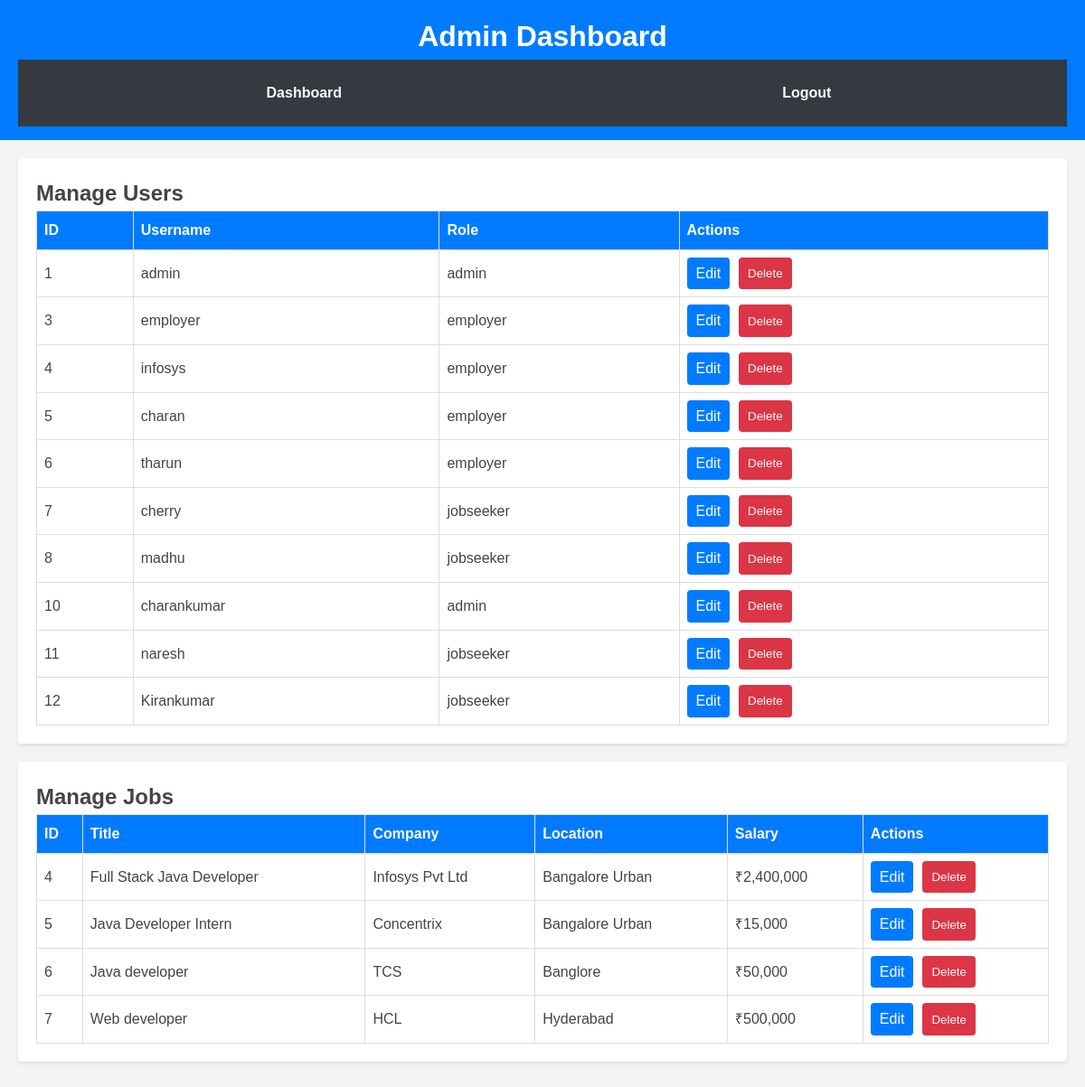
Page /admin_dashboard.php (signed in) on the committed database.
### tables this page shows
CREATE TABLE `users` (
  `id` int(11) NOT NULL,
  `username` varchar(50) NOT NULL,
  `password` varchar(255) NOT NULL,
  `email` varchar(100) NOT NULL,
  `role` enum('jobseeker','employer','admin') NOT NULL,
  `company_name` varchar(100) DEFAULT NULL,
  `resume` varchar(255) DEFAULT NULL,
  `created_at` timestamp NOT NULL DEFAULT current_timestamp(),
  `skills` varchar(255) DEFAULT NULL,
  `company_location` varchar(255) DEFAULT NULL
);

CREATE TABLE `jobs` (
  `id` int(11) NOT NULL,
  `title` varchar(255) NOT NULL,
  `description` text NOT NULL,
  `location` varchar(255) NOT NULL,
  `company` varchar(255) NOT NULL,
  `salary` decimal(10,2) NOT NULL,
  `posted_by` int(11) DEFAULT NULL
);

### admin_dashboard.php (the view, shortened to what this page needs)
<?php
require 'config.php';
$sql_users = "SELECT id, username, role FROM users";
$result_users = $conn->query($sql_users);
$users = [];
if ($result_users->num_rows > 0) {
    while ($row = $result_users->fetch_assoc()) {
        $users[] = $row;
    }
}
$sql_jobs = "SELECT id, title, company, location, salary FROM jobs";
$result_jobs = $conn->query($sql_jobs);
$jobs = [];
if ($result_jobs->num_rows > 0) {
    while ($row = $result_jobs->fetch_assoc()) {
        $jobs[] = $row;
    }
}
?>
<!DOCTYPE html>
<html lang="en">
<head>
    <link rel="stylesheet" href="styles.css">
</head>
<body>
<header>
    <h1>Admin Dashboard</h1>
    <nav>
        <ul>
            <li><a href="admin_dashboard.php">Dashboard</a></li>
            <li><a href="logout.php">Logout</a></li>
        </ul>
    </nav>
</header>
<main>
    <div class="section">
        <h2>Manage Users</h2>
        <div class="table-container">
            <table>
                <thead>
                    <tr>
                        <th>ID</th>
                        <th>Username</th>
                        <th>Role</th>
                        <th>Actions</th>
                    </tr>
                </thead>
                <tbody>
                    <?php if (!empty($users)): ?>
                        <?php foreach ($users as $user): ?>
                            <tr>
                                <td><?= htmlspecialchars($user['id']) ?></td>
                                <td><?= htmlspecialchars($user['username']) ?></td>
                                <td><?= htmlspecialchars($user['role']) ?></td>
                                <td>
                                    <div class="action-buttons">
                                        <a href="edit_user.php?id=<?= $user['id'] ?>">Edit</a>
                                        <button onclick="deleteUser(<?= $user['id'] ?>)">Delete</button>
                                    </div>
                                </td>
                            </tr>
                        <?php endforeach; ?>
                    <?php else: ?>
                        <tr>
                            <td colspan="4">No users found.</td>
                        </tr>
                    <?php endif; ?>
                </tbody>
            </table>
        </div>
    </div>
    <div class="section">
        <h2>Manage Jobs</h2>
        <div class="table-container">
            <table>
                <thead>
                    <tr>
                        <th>ID</th>
                        <th>Title</th>
                        <th>Company</th>
                        <th>Location</th>
                        <th>Salary</th>
                        <th>Actions</th>
                    </tr>
                </thead>
                <tbody>
                    <?php if (!empty($jobs)): ?>
                        <?php foreach ($jobs as $job): ?>
                            <tr>
                                <td><?= htmlspecialchars($job['id']) ?></td>
                                <td><?= htmlspecialchars($job['title']) ?></td>
                                <td><?= htmlspecialchars($job['company']) ?></td>
                                <td><?= htmlspecialchars($job['location']) ?></td>
                                <td>₹<?= htmlspecialchars(number_format($job['salary'])) ?></td>
                                <td>
                                    <div class="action-buttons">
                                        <a href="edit_job.php?id=<?= $job['id'] ?>">Edit</a>
                                        <button onclick="deleteJob(<?= $job['id'] ?>)">Delete</button>
                                    </div>
                                </td>
                            </tr>
                        <?php endforeach; ?>
                    <?php else: ?>
                        <tr>
                            <td colspan="6">No jobs found.</td>
                        </tr>
                    <?php endif; ?>
                </tbody>
            </table>
        </div>
    </div>
</main>
</body>
</html>

### styles.css (style rules this page uses)
* { margin: 0; padding: 0; box-sizing: border-box; font-family: 'Verdana', sans-serif; }
body { color: #444; background-color: #eaeef1; line-height: 1.6; }
header nav { background-color: #343a40; padding: 1.5rem; }
header nav ul { list-style: none; display: flex; justify-content: space-around; }
header nav ul li { margin-left: 1.5rem; }
header nav ul li a { color: #f8f9fa; text-decoration: none; font-weight: bold; transition: color 0.3s; }

### admin_dashboard.php (style rules this page uses)
body { font-family: 'Arial', sans-serif; margin: 0; padding: 0; background-color: #f4f4f4; }
header { background: #007bff; color: #fff; padding: 15px 20px; text-align: center; }
nav ul { list-style: none; padding: 0; margin: 0; }
nav ul li { display: inline; margin-right: 10px; }
nav ul li a { color: #fff; text-decoration: none; }
main { padding: 20px; }
.section { background: #fff; padding: 20px; margin-bottom: 20px; border-radius: 4px; box-shadow: 0 2px 4px rgba(0,0,0,0.1); }
.section h2 { margin-top: 0; }
.table-container { overflow-x: auto; }
table { width: 100%; border-collapse: collapse; }
table, th, td { border: 1px solid #ddd; }
th, td { padding: 8px; text-align: left; }
th { background-color: #007bff; color: #fff; }
.action-buttons { display: flex; gap: 10px; }
.action-buttons a, .action-buttons button { padding: 5px 10px; border: none; border-radius: 4px; color: #fff; cursor: pointer; text-decoration: none; }
.action-buttons a { background-color: #007bff; }
.action-buttons button { background-color: #dc3545; }

### rows in the picture
users: id "1", username "admin", role "admin"
users: id "3", username "employer", role "employer"
users: id "4", username "infosys", role "employer"
users: id "5", username "charan", role "employer"
users: id "6", username "tharun", role "employer"
users: id "7", username "cherry", role "jobseeker"
users: id "8", username "madhu", role "jobseeker"
users: id "10", username "charankumar", role "admin"
users: id "11", username "naresh", role "jobseeker"
users: id "12", username "Kirankumar", role "jobseeker"
jobs: id "4", title "Full Stack Java Developer", company "Infosys Pvt Ltd", location "Bangalore Urban", salary "2,400,000"
jobs: id "5", title "Java Developer Intern", company "Concentrix", location "Bangalore Urban", salary "15,000"
jobs: id "6", title "Java developer", company "TCS", location "Banglore", salary "50,000"
jobs: id "7", title "Web developer", company "HCL", location "Hyderabad", salary "500,000"
